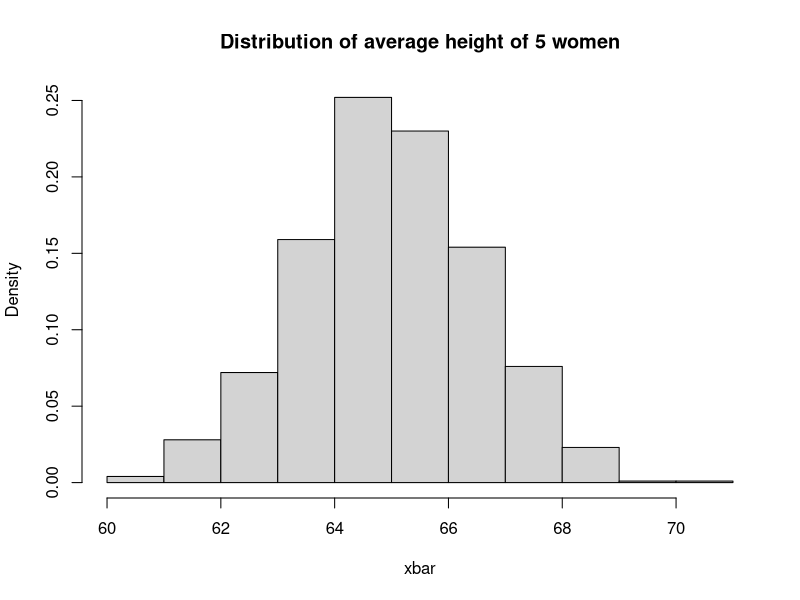
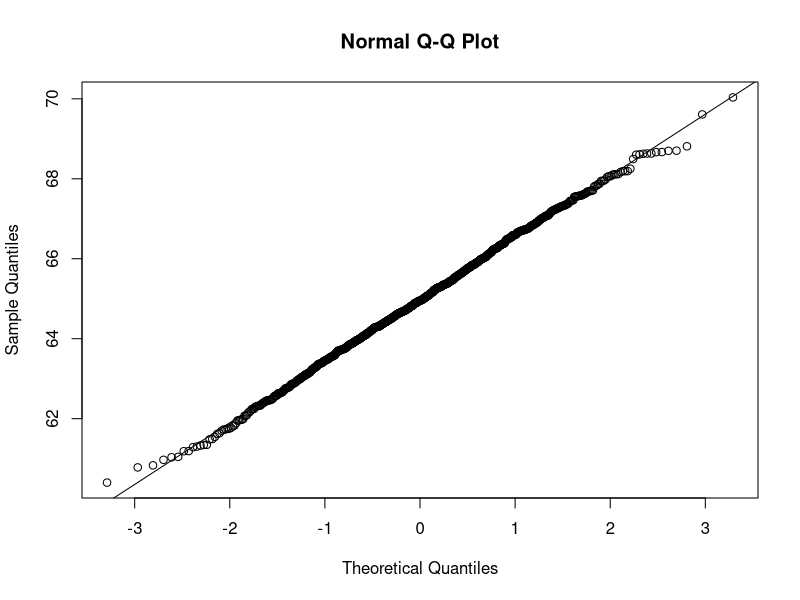
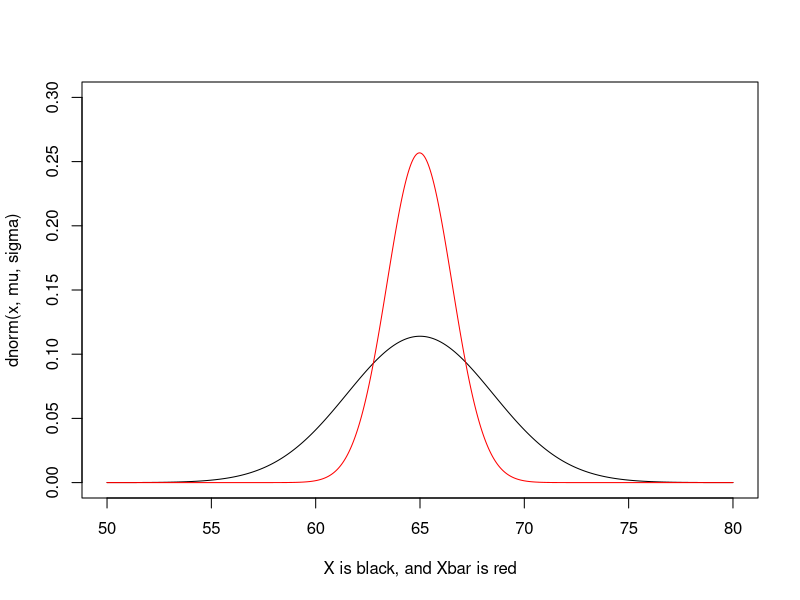
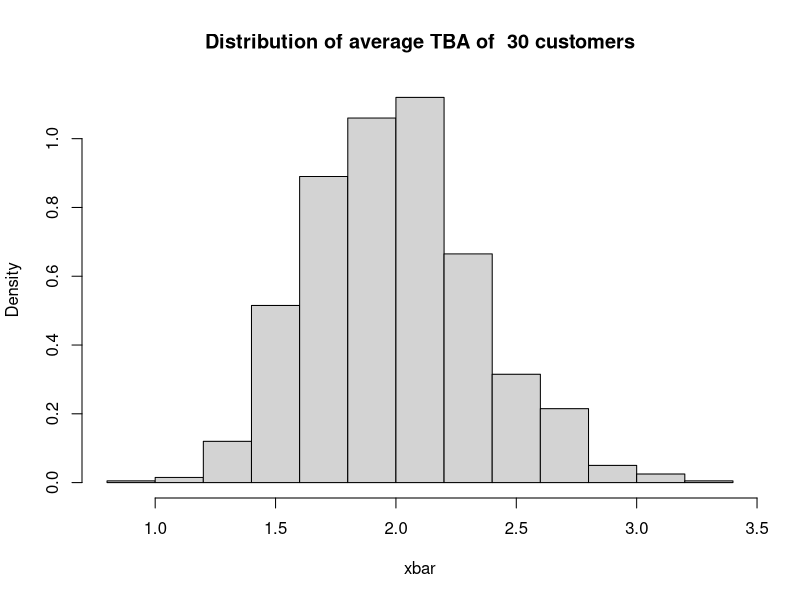
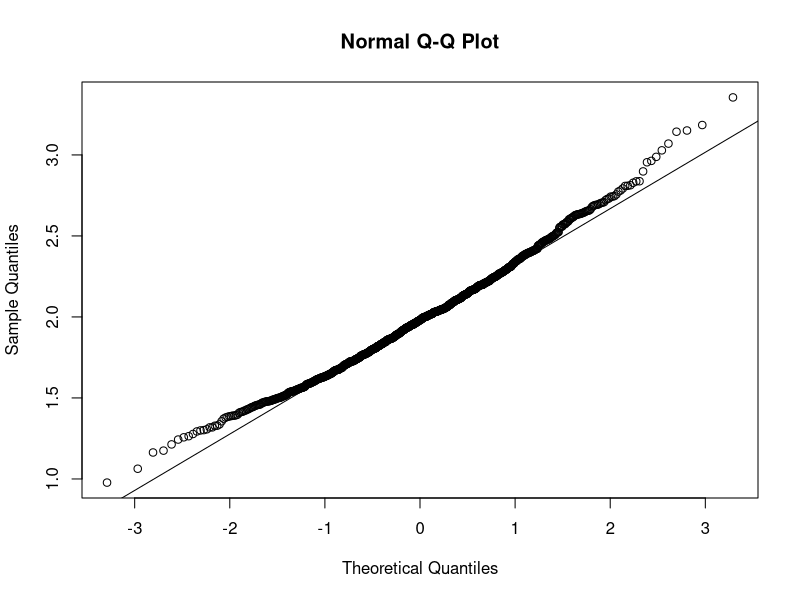
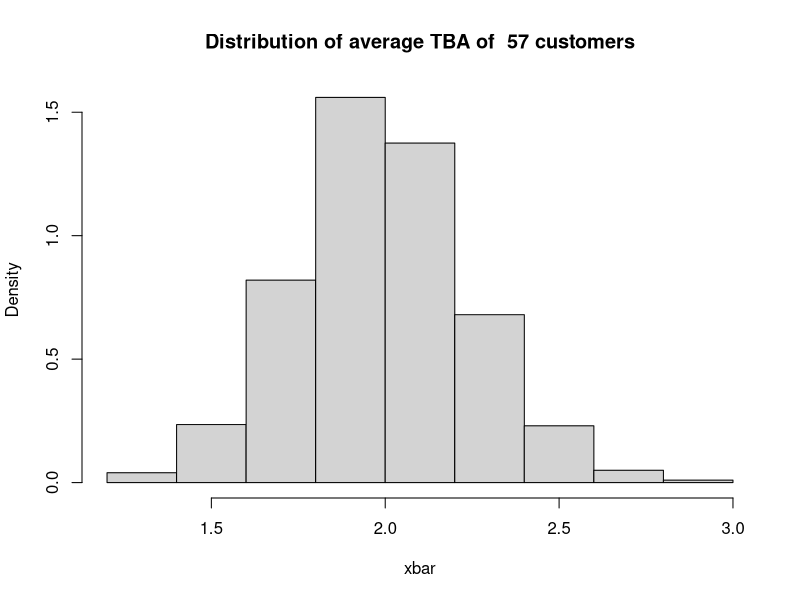
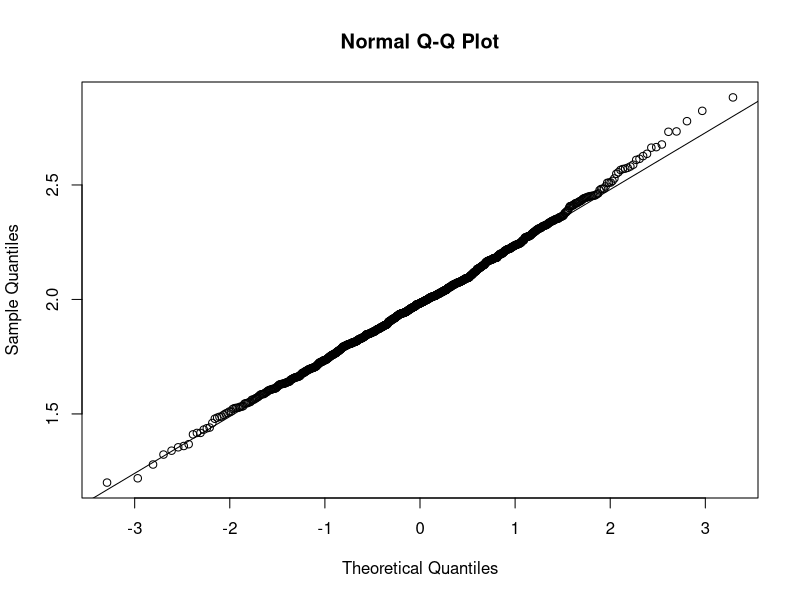
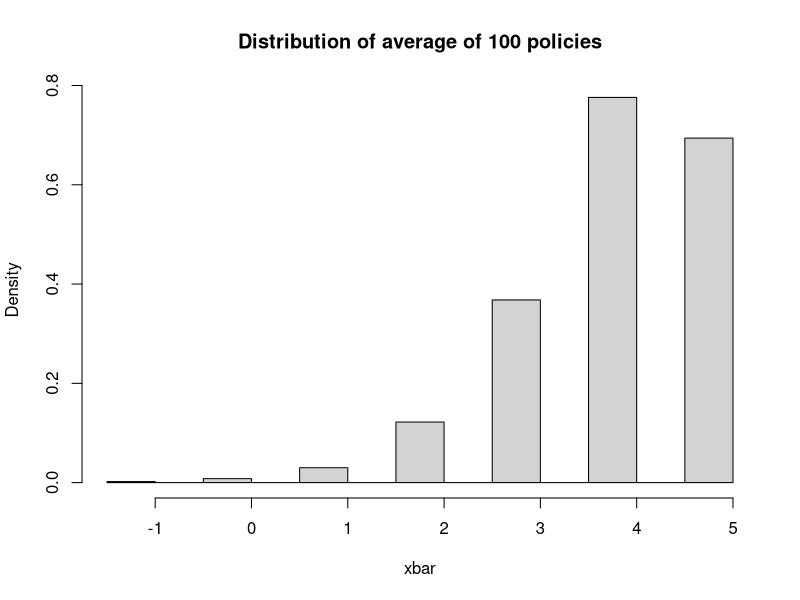

The R source for these figures, in order:
## ---- chunk 1
# In this example it refers to the size of the pool of adult women.
n = 5
## ---- chunk 2
#  In this example nsim refers to a set of nsim potential (random) future experiences of the pool of the n adult women.
nsim = 1000
## ---- chunk 3
set.seed(1234)

# Heights are normally distributed and the true parameters are as follow:
mu = 65 #inch
sigma = 3.5 #inch

ntot = n*nsim 

rv   = rnorm(ntot, mu, sigma)
rvm = matrix(rv, ncol=n, byrow=TRUE)

xbar = rowMeans(rvm)

# You can find rowMean by using apply finction as well. 
# xbar = apply(rvm, MARGIN=1, FUN=mean), MARGIN=1 means we apply our function on rows. 

hist(xbar, freq=FALSE, main = paste("Distribution of average height of", n, "women"))

qqnorm(xbar)
qqline(xbar)
## ---- chunk 4
# By theory:
sem.t = sigma/sqrt(n)
sem.t

# By simulation
sem.s = sd(xbar)
sem.s
## ---- chunk 5
# Population:
x = seq(50, 80, 0.01)
plot(x, dnorm(x, mu, sigma), type = "l", ylim = range(0, 0.3), xlab = "X is black, and Xbar is red")

# sample: Sample means are red.
points(x, dnorm(x, mean(xbar), sd(xbar)), type = "l", col="red")
## ---- chunk 6
# In this example it refers to the size of the pool of customers.
n = 30
## ---- chunk 7
#  In this example nsim refers to a set of nsim potential (random) future experiences of the pool of the n customers.
nsim = 1000
## ---- chunk 8
# Time between arrivals are exponentially distributed and the true parameter are as follow:
lambda = 0.5 #customers per minutes

ntot = n*nsim 

rv   = rexp(ntot, lambda)
rvm = matrix(rv, ncol=n, byrow=TRUE)

xbar = rowMeans(rvm)

hist(xbar, freq=FALSE, main = paste("Distribution of average TBA of ", n, "customers"))

qqnorm(xbar)
qqline(xbar)

## ---- chunk 9
set.seed(1234)

# Change sample size
n = 57

ntot = n*nsim 

rv   = rexp(ntot, lambda)
rvm = matrix(rv, ncol=n, byrow=TRUE)

xbar = rowMeans(rvm)


hist(xbar, freq=FALSE, main = paste("Distribution of average TBA of ", n, "customers"))

qqnorm(xbar)
qqline(xbar)
## ---- chunk 10
library(e1071)
skew <- skewness(rv)
kurt <- kurtosis(rv)

10*skew^2
10*abs(kurt)
## ---- chunk 11
set.seed(123)
n = 100

nsim = 1000

# Enter probability model - this one is the insurance example
x = c(-99,-98,-97,-96, -95, 5)
p = c(.002, .002, .002, .002, .002, .99)

ntot = n*nsim

rv = sample(x, ntot, p, replace=TRUE)
 
rvm = matrix(rv, ncol=n, byrow=TRUE)
 
xbar = rowMeans(rvm)

hist(xbar, freq=FALSE, main = paste("Distribution of average of", n, "policies"))

## ---- chunk 12
set.seed(123)

n = 2000

nsim = 1000

# Enter probability model - this one is the insurance example
x = c(-99,-98,-97,-96, -95, 5)
p = c(.002, .002, .002, .002, .002, .99)

ntot = n*nsim

rv = sample(x, ntot, p, replace=TRUE)
 
rvm = matrix(rv, ncol=n, byrow=TRUE)
 
xbar = rowMeans(rvm)

hist(xbar, freq=FALSE, main = paste("Distribution of average of", n, "policies"))
abline(v = 4.4, col = "red")
## ---- chunk 13
library(e1071)
skew <- skewness(rv)
kurt <- kurtosis(rv)

10*skew^2
10*abs(kurt)
## ---- chunk 14
# Theoritical Answer
# P(Xbar >4.4)
# By theory Xbar is normally distributed
mu = sum(x*p)
mu

var = sum((x-mu)^2 * p)
sigma = sqrt(var)
sigma

sigma/sqrt(n)

# P(Xbar >4.4) = 
1-pnorm(4.4, mu, sigma/sqrt(n))

# By Simulation
mean(xbar > 4.4)

## ---- chunk 15
set.seed(123)

n = 200

nsim = 1000

# Enter probability model - this one is the insurance example
x = c(0, 1)
p = c(.95, 0.05)

ntot = n*nsim

rv = sample(x, ntot, p, replace=TRUE)
 
rvm = matrix(rv, ncol=n, byrow=TRUE)
 
xsum = rowSums(rvm)

phat = xsum/n

hist(phat, freq=FALSE, main = "Distribution of proportion of Vegeterians")

## ---- chunk 16
10/0.05
10/0.95
## ---- chunk 17
# Part a: 
# population proportion is given: p = 0.501

# phat is normally distributed

mu = 0.501
se = sqrt(0.501*0.499/1000)

# P(phat > 0.53)
1 - pnorm(0.53, mu, se)


# Part b: 
# population proportion is given: p = 0.56

# phat is normally distributed

mu = 0.56
se = sqrt(0.56*0.44/1000)

# P(phat > 0.53)
1 - pnorm(0.53, mu, se)

